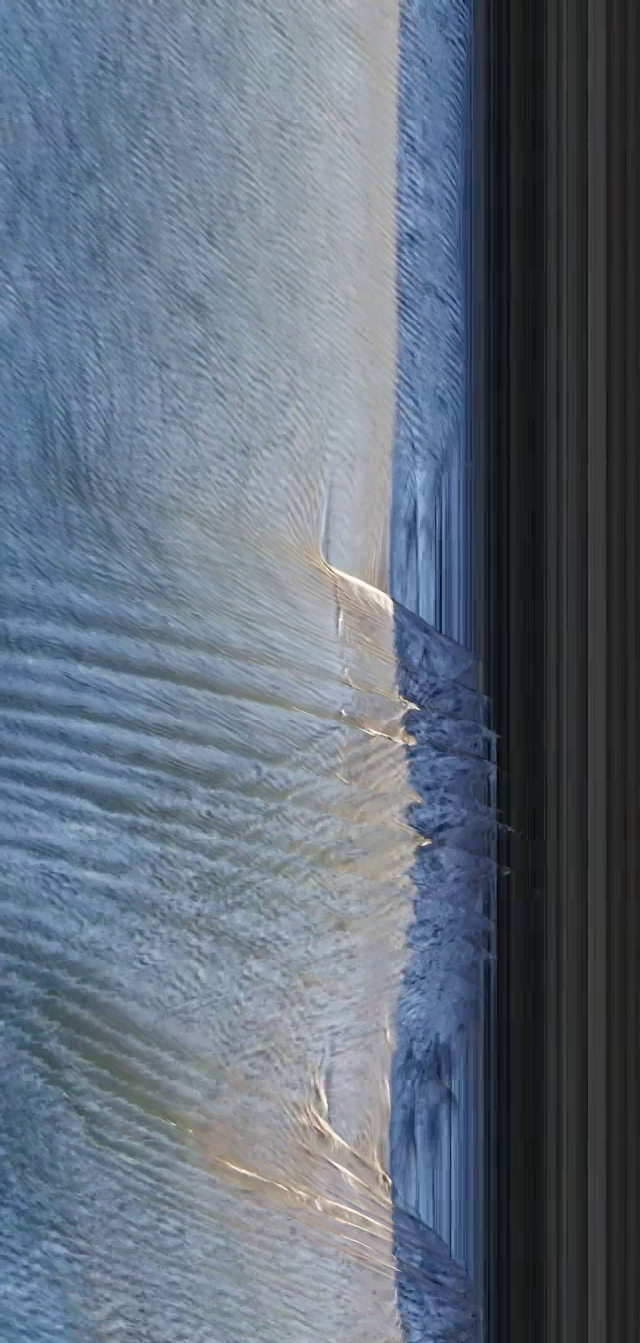
#> input picture images/timestack.png, 1280 x 2686 px (shown at 1/2 size)
$ jupyter execute --allow-errors timestack-fft.ipynb
#> lines starting #> are read from the running program, lines starting #| are printed output that depends on the picture
[cell 1]
import cv2
import matplotlib.pyplot as plt
from scipy.fft import fft, ifft
import numpy as np

[cell 2]
img = plt.imread('./images/timestack.png')
#> img is the input picture: shape (2686, 1280, 4) float32; mean R, G, B, A 0.382, 0.429, 0.486, 1

[cell 3]
gray = cv2.cvtColor(img, cv2.COLOR_RGBA2GRAY)
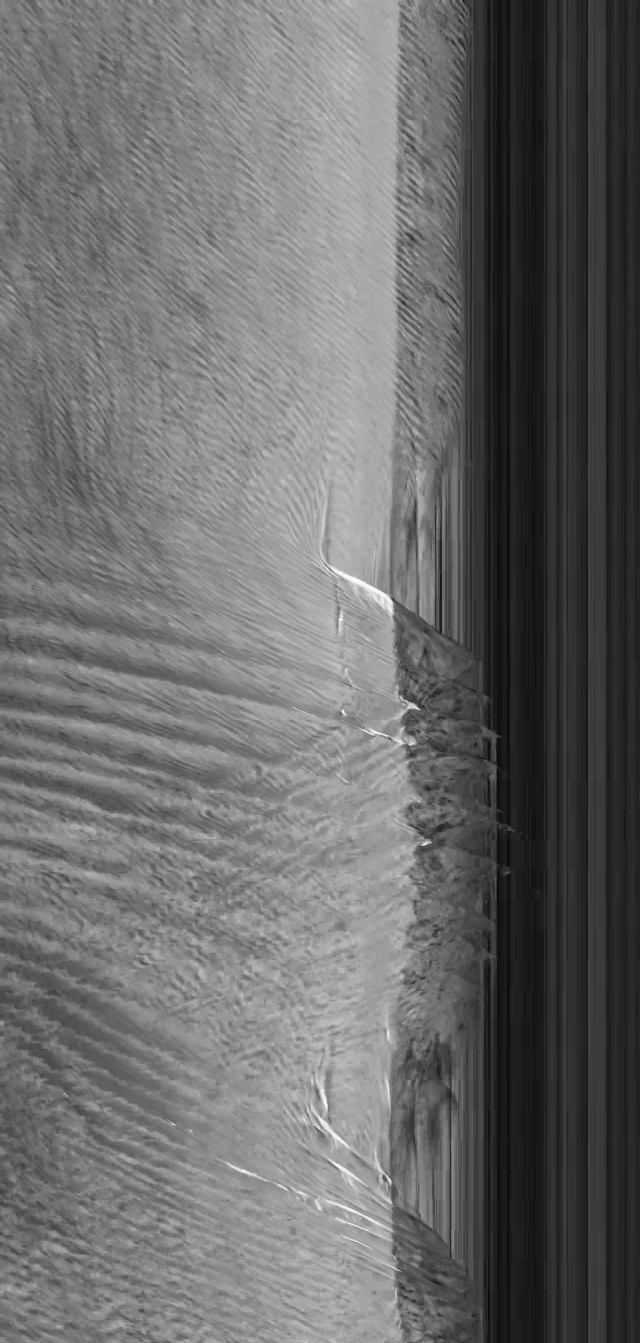
#> gray: shape (2686, 1280) float32 (shown at 1/2 size); min 0.0141, max 1, mean 0.421

[cell 4]
fig, ax = plt.subplots(figsize=(13, 8))
ax.imshow(gray, cmap='gray')
ax.plot([250, 250], [1000,1500], 'r-')
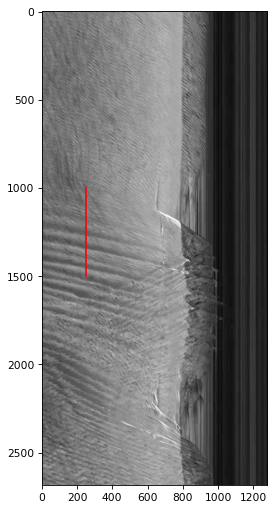
#> figure drawn by matplotlib, 1 panel

[cell 5]
fig, ax = plt.subplots(figsize=(13, 4))
series = gray[1000:1500, 250]
#> series = 500 values, max 0.622 at index 474, min 0.339 at index 440, mean 0.479
ax.plot(series)
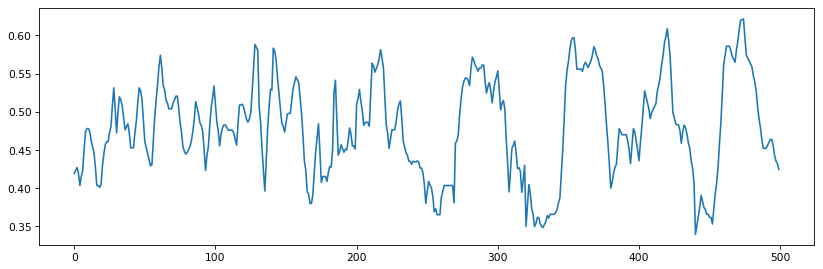
#> figure drawn by matplotlib, 1 panel; curve peaks at x = 474, y = 0.622
#> the sliders are set to column = 250

[cell 6]
from ipywidgets import interactive, IntSlider


def f(column):
#> called with column = 250
    series = gray[1000:1500, column]
    N = series.shape[0]
#> N = 500
    T = 1.0 / 30
    xf = np.linspace(0.0, 1.0/(2.0*T), N//2)
#> xf = 250 values from 0 to 15
    yf = fft(series)
    fig, ax = plt.subplots(figsize=(7, 4))
    ax.plot(xf, 2.0/N * np.abs(yf[0:N//2]))
    ax.set_xlim(0, 4)
    ax.set_ylim(0, 0.2)
    ax.set_xlabel('Frequency [Hz]')
    ax.set_ylabel('Amplitude [gray value]')

interactive_plot = interactive(f, column=IntSlider(value=250, min=200, max=1000, step=10, continuous_update=False))
#> (the rest of this cell did not finish here and is left out)

[cell 7]
# n_samples
N = 500
T = 1/30.0
xf = np.linspace(0.0, 1.0/(2.0*T), N//2)
import scipy

amplitude = np.abs(scipy.fft.fft2(gray[:N, :]))

fig, ax = plt.subplots(figsize=(13, 8))
im = ax.imshow(
    amplitude[:N//2,:],
    vmax=10,
    extent=[0, gray.shape[1], xf[-1], xf[0]],
    aspect=100)
plt.colorbar(im, ax=ax)
ax.set_xlabel('x pixel')
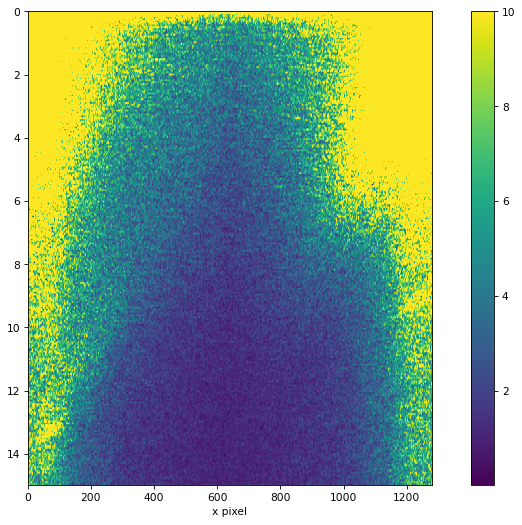
#> figure drawn by matplotlib, 2 panels

[cell 8]
ffts = []
N = series.shape[0]
#> N = 500
T = 1.0 / 30
xf = np.linspace(0.0, 1.0/(2.0*T), N//2)
#> xf = 250 values from 0 to 15
for column in range(300, 800):

    series = gray[0:500, column]
    yf = fft(series)
    ffts.append(yf[0:N//2, np.newaxis])
#> after the loop, ffts = 500 items
Yf = np.concatenate(ffts, axis=1)

[cell 9]
plt.imshow(np.abs(Yf), vmin=0, vmax=0.2, extent=[300, 800, xf[-1], xf[0]], aspect=10)
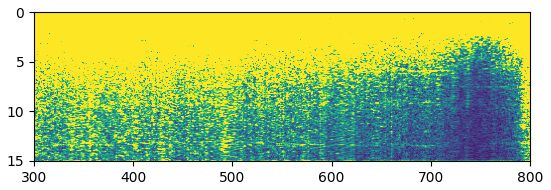
#> figure drawn by matplotlib, 1 panel
